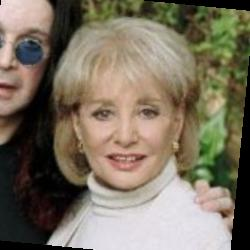
#> input picture hma/resources/images/Barbara_Walters_0001.jpg, 250 x 250 px
$ python -i quality.py   (imports and definitions only)   (older library calls are emulated)
#> lines starting #> are read from the running program, lines starting #| are printed output that depends on the picture
#> further down, picture is the input picture: shape (250, 250, 3); mean B, G, R 96.9, 114, 123.9
"""Score frames for low information and pick the best candidate of each slice.

A frame is "junk" when it is flat (black, white or a solid colour), a set of vertical
bars (colour bars, test patterns) or blurry. Everything is measured on a small grayscale
copy of the frame, so the checks are cheap and do not depend on the video's resolution.

Blur is handled by choosing, rather than rejecting: for every slice of a video the
sampler offers a few neighbouring frames, and the sharpest one that is not junk is kept.
A slice with no usable frame is dropped. A video in which every slice is dropped yields no
frames at all, and the report says so, so that a caller can tell the user.

This module is self-contained (apart from the frame type) so it can move into a package
of its own later.
"""
from collections import Counter
from dataclasses import dataclass, field
from typing import Iterable, Iterator, Optional, Sequence, Tuple

import cv2
import numpy as np

from hma.video.env import env_value
from hma.video.frames import SampledFrame

FLAT = "flat"
BARS = "bars"
BLURRY = "blurry"


@dataclass(frozen=True)
class QualityConfig:
    """
    Thresholds, all measured on a grayscale copy `analysis_width` pixels wide (0-255 scale).
    256 is close to the 224 pixels CLIP looks at, so blur too fine to survive that
    resizing is not penalised. How the defaults were chosen is in hma/video/docs/FRAME_SELECTION.md.

    flat_std_max: a frame whose brightness varies less than this is flat.
    bars_row_diff_max: a frame whose rows are nearly identical (mean absolute difference
        between adjacent rows below this) is vertical bars. Real footage has some
        vertical change almost everywhere.
    blur_min: a frame whose Laplacian variance (edge sharpness) is below this is blurry.
    """

    analysis_width: int = 256
    flat_std_max: float = 5.0
    bars_row_diff_max: float = 0.7
    blur_min: float = 20.0

    # [18 lines left out: functions __post_init__, from_env, not called in this run]


@dataclass(frozen=True)
class FrameQuality:
    luma_std: float  # spread of brightness; ~0 for black, white or a solid colour
    row_diff: float  # mean absolute difference between adjacent rows; ~0 for vertical bars
    sharpness: float  # variance of the Laplacian; low for blur and for flat frames
    reasons: Tuple[str, ...]  # why the frame is junk, empty when it is usable

    @property
    def junk(self) -> bool:
        return bool(self.reasons)


def measure_frame(image: np.ndarray, analysis_width: int = 256) -> Tuple[float, float, float]:
    """(luma_std, row_diff, sharpness) of a BGR frame, measured on a small grayscale copy."""
#> called with analysis_width = 256
    gray = image if image.ndim == 2 else cv2.cvtColor(image, cv2.COLOR_BGR2GRAY)
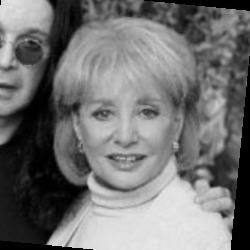
#> gray: shape (250, 250); min 0, max 243, mean 115
    height, width = gray.shape[:2]
#> height = 250; width = 250
    if width != analysis_width:
        new_height = max(2, round(height * analysis_width / width))
#> new_height = 256
        gray = cv2.resize(gray, (analysis_width, new_height), interpolation=cv2.INTER_AREA)
#> gray: shape (256, 256)
    gray = gray.astype(np.float32)
    luma_std = float(gray.std())
#> luma_std = 70.1
    row_diff = float(np.abs(np.diff(gray, axis=0)).mean())
#> row_diff = 4.43
    sharpness = float(cv2.Laplacian(gray, cv2.CV_32F).var())
#> sharpness = 196.8
    return luma_std, row_diff, sharpness


# [12 lines left out: function assess_frame, not called in this run]


@dataclass(frozen=True)
class SelectedFrame:
    frame: SampledFrame
    quality: FrameQuality


@dataclass
class QualityReport:
    """What the selection did, so a run can say how many frames it threw away and why."""

    slices: int = 0
    frames_assessed: int = 0
    junk_frames: Counter = field(default_factory=Counter)  # reason -> frames with that reason
    slices_dropped: int = 0  # slices where every candidate was junk

    # [42 lines left out: functions no_usable_frames, summary, iter_selected_frames, not called in this run]

>>> import cv2
>>> picture = cv2.imread('../resources/images/Barbara_Walters_0001.jpg')
>>> result = measure_frame(picture)
#> result = (70.1, 4.43, 196.8)

$ run again, on hma/resources/images/Barbara_Walters_0002.jpg
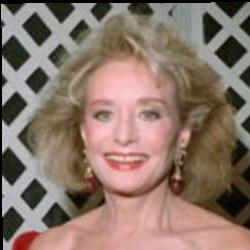
#> input picture hma/resources/images/Barbara_Walters_0002.jpg, 250 x 250 px
#> picture is the input picture: shape (250, 250, 3); mean B, G, R 106.7, 117.8, 139.3
#> in measure_frame, `gray = image if image.ndim == 2 else cv2.cvtColor(image, cv2.COLOR_BGR..`:
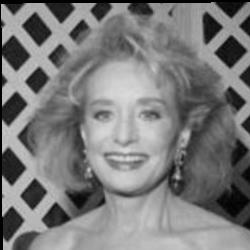
#> gray: shape (250, 250); min 0, max 220, mean 122.9
#> luma_std = 54.15
#> row_diff = 5.39
#> sharpness = 322.1
#> result = (54.15, 5.39, 322.1)

$ run again, on hma/resources/images/Barbara_Walters_0003.jpg
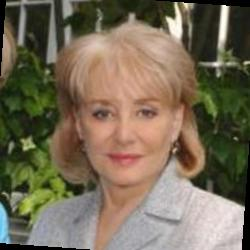
#> input picture hma/resources/images/Barbara_Walters_0003.jpg, 250 x 250 px
#> picture is the input picture: shape (250, 250, 3); mean B, G, R 86.6, 107.4, 119
#> in measure_frame, `gray = image if image.ndim == 2 else cv2.cvtColor(image, cv2.COLOR_BGR..`:
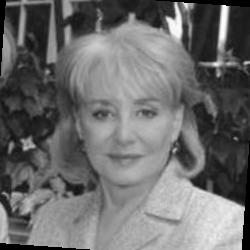
#> gray: shape (250, 250); min 0, max 254, mean 108.5
#> luma_std = 58.1
#> row_diff = 4.44
#> sharpness = 242.5
#> result = (58.1, 4.44, 242.5)

$ run again, on hma/resources/images/Barbara_Walters_0004.jpg
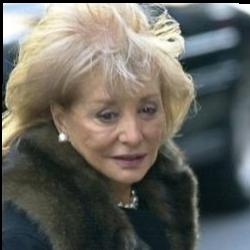
#> input picture hma/resources/images/Barbara_Walters_0004.jpg, 250 x 250 px
#> picture is the input picture: shape (250, 250, 3); mean B, G, R 95.7, 102.6, 103.3
#> in measure_frame, `gray = image if image.ndim == 2 else cv2.cvtColor(image, cv2.COLOR_BGR..`:
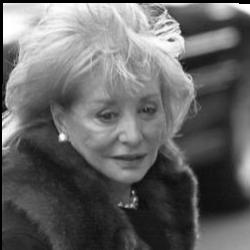
#> gray: shape (250, 250); min 0, max 255, mean 102
#> luma_std = 64.36
#> row_diff = 4.91
#> sharpness = 517.2
#> result = (64.36, 4.91, 517.2)
